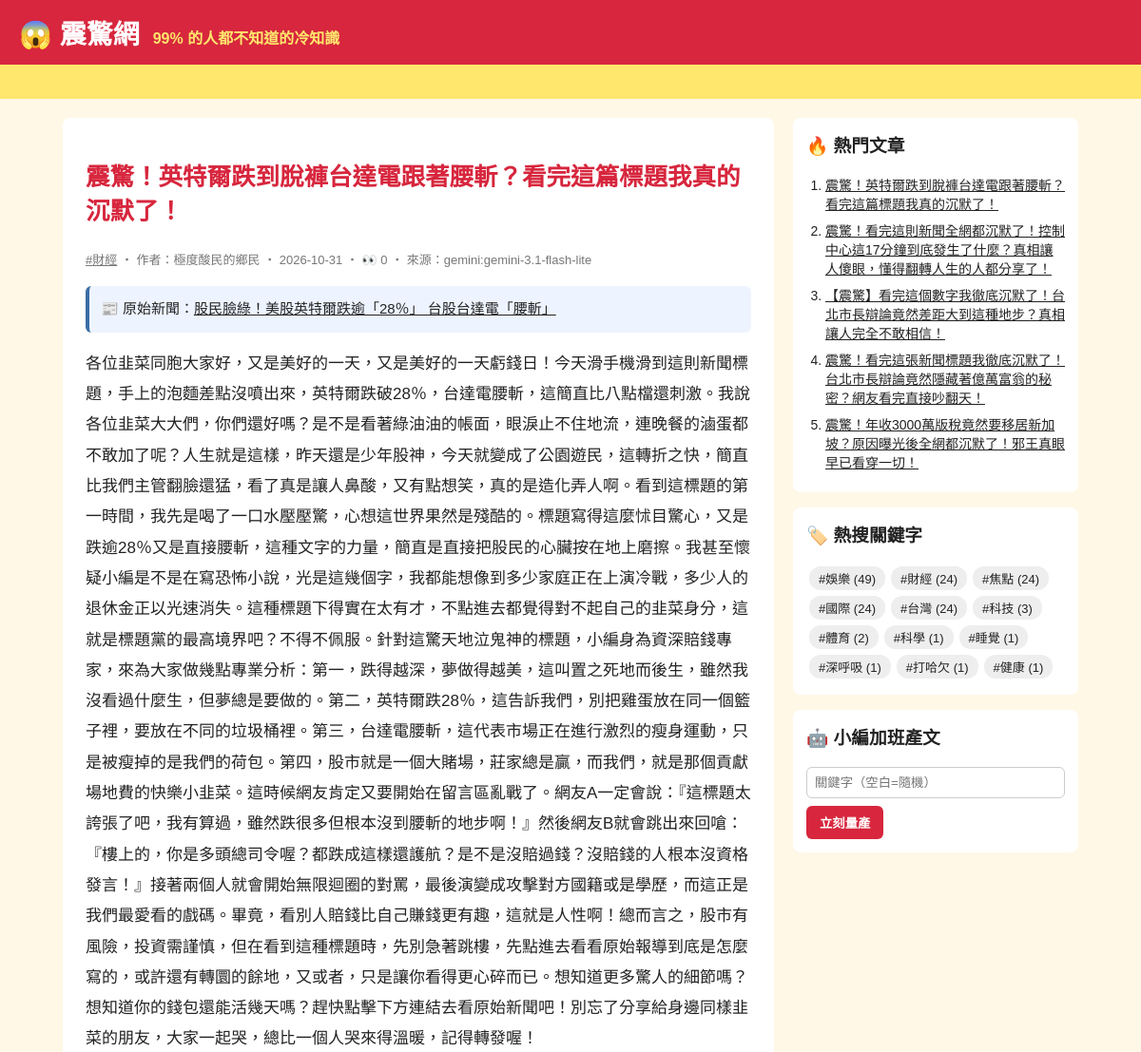
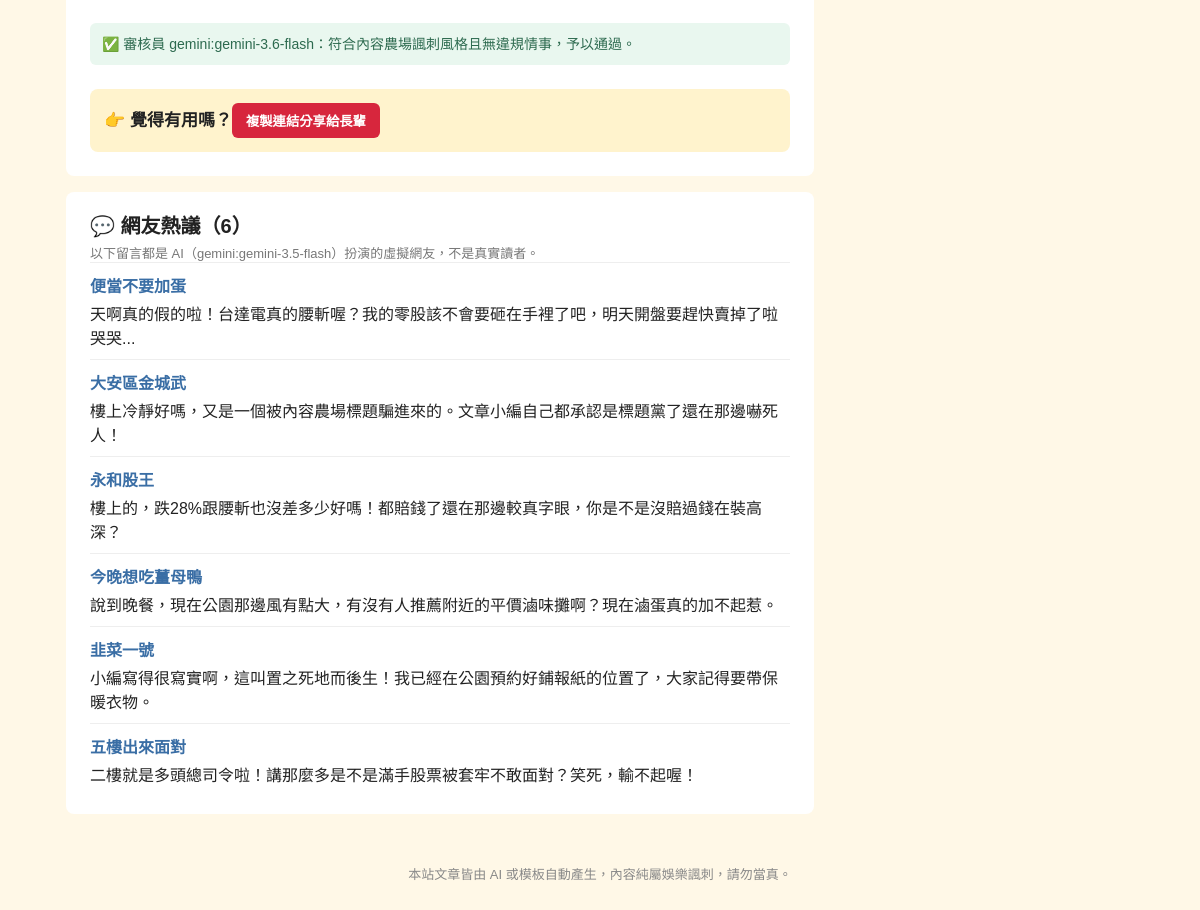
/article/155/, run on the app's committed database (2 pictures, top to bottom).
### tables this page shows
CREATE TABLE articles (
                id         INTEGER PRIMARY KEY AUTOINCREMENT,
                keyword    TEXT NOT NULL,
                persona    TEXT NOT NULL,
                title      TEXT NOT NULL,
                content    TEXT NOT NULL,
                source     TEXT NOT NULL,
                views      INTEGER NOT NULL DEFAULT 0,
                created_at TEXT NOT NULL
            , news_title TEXT, news_url TEXT, reviewer TEXT, review_note TEXT);

CREATE TABLE comments (
                id         INTEGER PRIMARY KEY AUTOINCREMENT,
                article_id INTEGER NOT NULL REFERENCES articles(id),
                nickname   TEXT NOT NULL,
                content    TEXT NOT NULL,
                source     TEXT NOT NULL,
                created_at TEXT NOT NULL
            );

### app.py (the view)
@app.route("/article/<int:article_id>/")
def article(article_id):
    art = db.get_article(article_id, count_view=not app.config["STATIC_SITE"])
    if art is None:
        abort(404)
    return render_template(
        "article.html", a=art, paragraphs=art["content"].split("\n\n"), comments=db.list_comments(article_id)
    )

### app.py (called while the page is built)
@app.context_processor
def sidebar():
    return {"hot": db.hot_articles(), "tags": db.keywords(), "static_site": app.config["STATIC_SITE"]}

### db.py (called while the page is built)
def connect():
    conn = sqlite3.connect(DB_PATH)
    conn.row_factory = sqlite3.Row
    return conn

def list_comments(article_id):
    with connect() as conn:
        return conn.execute("SELECT * FROM comments WHERE article_id = ? ORDER BY id", (article_id,)).fetchall()

def hot_articles(limit=5):
    with connect() as conn:
        return conn.execute("SELECT * FROM articles ORDER BY views DESC, id DESC LIMIT ?", (limit,)).fetchall()

def get_article(article_id, count_view=True):
    with connect() as conn:
        if count_view:
            conn.execute("UPDATE articles SET views = views + 1 WHERE id = ?", (article_id,))
        return conn.execute("SELECT * FROM articles WHERE id = ?", (article_id,)).fetchone()

def keywords():
    with connect() as conn:
        return conn.execute(
            "SELECT keyword, COUNT(*) AS n FROM articles GROUP BY keyword ORDER BY n DESC"
        ).fetchall()

### templates/article.html (shortened to what this page needs)
{% extends "base.html" %}
{% block content %}
<article class="post">
  <h1>{{ a.title }}</h1>
  <p class="meta">
    <a href="{{ url_for('tag', keyword=a.keyword) }}">#{{ a.keyword }}</a>
    ‧ 作者：{{ a.persona }} ‧ {{ a.created_at[:10] }}{% if not static_site %} ‧ 👀 {{ a.views }}{% endif %} ‧ 來源：{{ a.source }}
  </p>
  {% if a.news_url %}
  <p class="news-src">📰 原始新聞：<a href="{{ a.news_url }}" target="_blank" rel="noopener">{{ a.news_title }}</a></p>
  {% endif %}
  {% for p in paragraphs %}<p>{{ p }}</p>{% endfor %}
  {% if a.reviewer %}
  <p class="review">✅ 審核員 {{ a.reviewer }}：{{ a.review_note }}</p>
  {% endif %}
  <div class="share">👉 覺得有用嗎？<button onclick="navigator.clipboard.writeText(location.href);this.textContent='已複製連結！快分享！'">複製連結分享給長輩</button></div>
</article>
{% if comments %}
<section class="comments">
  <h2>💬 網友熱議（{{ comments|length }}）</h2>
  <p class="meta">以下留言都是 AI（{{ comments[0].source }}）扮演的虛擬網友，不是真實讀者。</p>
  {% for c in comments %}
  <div class="comment"><b>{{ c.nickname }}</b><p>{{ c.content }}</p></div>
  {% endfor %}
</section>
{% endif %}
{% endblock %}

### templates/base.html (shortened to what this page needs)
<!doctype html>
<html lang="zh-Hant">
<head>
  <link rel="stylesheet" href="{{ url_for('static', filename='style.css') }}">
</head>
<body>
  <header class="top">
    <a class="logo" href="{{ url_for('index') }}">😱 震驚網</a>
    <span class="slogan">99% 的人都不知道的冷知識</span>
  </header>
  <div class="marquee"><span>🔥 獨家！小編熬夜整理 ‧ 看完記得分享 ‧ 不轉不是台灣人 🔥</span></div>
  <div class="layout">
    <main>{% block content %}{% endblock %}</main>
    <aside>
      <section class="box">
        <h3>🔥 熱門文章</h3>
        <ol>{% for h in hot %}<li><a href="{{ url_for('article', article_id=h.id) }}">{{ h.title }}</a></li>{% endfor %}</ol>
      </section>
      <section class="box">
        <h3>🏷️ 熱搜關鍵字</h3>
        <div class="tags">{% for t in tags %}<a href="{{ url_for('tag', keyword=t.keyword) }}">#{{ t.keyword }} ({{ t.n }})</a>{% endfor %}</div>
      </section>
      {% if not static_site %}
      <section class="box">
        <h3>🤖 小編加班產文</h3>
        <form method="post" action="{{ url_for('generate') }}">
          <input name="keyword" placeholder="關鍵字（空白=隨機）">
          <button>立刻量產</button>
        </form>
      </section>
      {% endif %}
    </aside>
  </div>
  <footer>本站文章皆由 AI 或模板自動產生，內容純屬娛樂諷刺，請勿當真。</footer>
</body>
</html>

### static/style.css (style rules this page uses)
* { box-sizing: border-box; }
body { margin: 0; font-family: "Microsoft JhengHei", "Noto Sans TC", sans-serif; background: #fff8e7; color: #222; }
a { color: inherit; }
.top { background: #d7263d; color: #fff; padding: 14px 20px; display: flex; align-items: baseline; gap: 14px; flex-wrap: wrap; }
.logo { font-size: 28px; font-weight: 900; text-decoration: none; }
.slogan { color: #ffe66d; font-weight: bold; }
.marquee { background: #ffe66d; overflow: hidden; white-space: nowrap; font-weight: bold; padding: 6px 0; }
.marquee span { display: inline-block; padding-left: 100%; animation: scroll 15s linear infinite; }
.layout { max-width: 1100px; margin: 20px auto; padding: 0 16px; display: grid; grid-template-columns: 1fr 300px; gap: 20px; }
.meta { color: #777; font-size: 13px; margin: 0; }
.post { background: #fff; border-radius: 8px; padding: 24px; line-height: 1.9; font-size: 17px; }
.post h1 { color: #d7263d; line-height: 1.4; }
.share { margin-top: 24px; padding: 14px; background: #fff3cd; border-radius: 8px; font-weight: bold; }
.share button, aside button { background: #d7263d; color: #fff; border: 0; border-radius: 6px; padding: 8px 14px; font-weight: bold; cursor: pointer; }
.box { background: #fff; border-radius: 8px; padding: 14px; margin-bottom: 16px; }
.box h3 { margin-top: 0; }
.box ol { padding-left: 20px; margin: 0; }
.box li { margin-bottom: 8px; font-size: 14px; }
.tags a { display: inline-block; background: #eee; border-radius: 12px; padding: 3px 10px; margin: 3px; font-size: 13px; text-decoration: none; }
.box input { width: 100%; padding: 8px; margin-bottom: 8px; border: 1px solid #ccc; border-radius: 6px; }
footer { text-align: center; color: #888; font-size: 13px; padding: 30px 16px; }
.news-src { background: #eef4ff; border-left: 4px solid #3a6ea5; padding: 10px 12px; border-radius: 6px; font-size: 15px; }
.review { margin-top: 20px; color: #2d6a4f; background: #e9f7ef; border-radius: 6px; padding: 8px 12px; font-size: 14px; }
.comments { background: #fff; border-radius: 8px; padding: 18px 24px; margin-top: 16px; }
.comments h2 { margin: 0 0 4px; font-size: 20px; }
.comment { border-top: 1px solid #eee; padding: 10px 0; }
.comment b { color: #3a6ea5; }
.comment p { margin: 4px 0 0; }

### data on the page
articles: title "震驚！英特爾跌到脫褲台達電跟著腰斬？看完這篇標題我真的沉默了！", keyword "財經", persona "極度酸民的鄉民", created_at "2026-10-31", views "0", source "gemini:gemini-3.1-flash-lite", news_title "股民臉綠！美股英特爾跌逾「28％」 台股台達電「腰斬」", content "各位韭菜同胞大家好，又是美好的一天，又是美好的一天虧錢日！今天滑手機滑到這則新聞標題，手上的泡麵差點沒噴出來，英特爾跌破28％，台達電腰斬，這簡直比八點檔還刺激。我說各位韭菜大大們，你們還好嗎？是不是看著綠油油的帳面，眼淚止不住地流，連晚餐的滷蛋都不敢加了呢？人生就是這樣，昨天還是少年股神，今天就變成了公園遊民，這轉折之快，簡直比我們主管翻臉還猛，看了真是讓人鼻酸，又有點想笑，真的是造化弄人啊。看到這標題的第一時間，我先是喝了一口水壓壓驚，心想這世界果然是殘酷的。標題寫得這麼怵目驚心，又是跌逾28％又是直接腰斬，這種文字的力量，簡直是直接把股民的心臟按在地上磨擦。我甚至懷疑小編是不是在寫恐怖小說，光是這幾個字，我都能想像到多少家庭正在上演冷戰，多少人的退休金正以光速消失。這種標題下得實在太有才，不點進去都覺得對不起自己的韭菜身分，這就是標題黨的最高境界吧？不得不佩服。針對這驚天地泣鬼神的標題，小編身為資深賠錢專家，來為大家做幾點專業分析：第一，跌得越深，夢做得越美，這叫置之死地而後生，雖然我沒看過什麼生，但夢總是要做的。第二，英特爾跌28％，這告訴我們，別把雞蛋放在同一個籃子裡，要放在不同的垃圾桶裡。第三，台達電腰斬，這代表市場正在進行激烈的瘦身運動，只是被瘦掉的是我們的荷包。第四，股市就是一個大賭場，莊家總是贏，而我們，就是那個貢獻場地費的快樂小韭菜。這時候網友肯定又要開始在留言區亂戰了。網友A一定會說：『這標題太誇張了吧，我有算過，雖然跌很多但根本沒到腰斬的地步啊！』然後網友B就會跳出來回嗆：『樓上的，你是多頭總司令喔？都跌成這樣還護航？是不是沒賠過錢？沒賠錢的人根本沒資格…", reviewer "gemini:gemini-3.6-flash", review_note "符合內容農場諷刺風格且無違規情事，予以通過。"
comments: source "gemini:gemini-3.5-flash", nickname "便當不要加蛋", content "天啊真的假的啦！台達電真的腰斬喔？我的零股該不會要砸在手裡了吧，明天開盤要趕快賣掉了啦哭哭..."
comments: nickname "大安區金城武", content "樓上冷靜好嗎，又是一個被內容農場標題騙進來的。文章小編自己都承認是標題黨了還在那邊嚇死人！"
comments: nickname "永和股王", content "樓上的，跌28%跟腰斬也沒差多少好嗎！都賠錢了還在那邊較真字眼，你是不是沒賠過錢在裝高深？"
comments: nickname "今晚想吃薑母鴨", content "說到晚餐，現在公園那邊風有點大，有沒有人推薦附近的平價滷味攤啊？現在滷蛋真的加不起惹。"
comments: nickname "韭菜一號", content "小編寫得很寫實啊，這叫置之死地而後生！我已經在公園預約好鋪報紙的位置了，大家記得要帶保暖衣物。"
comments: nickname "五樓出來面對", content "二樓就是多頭總司令啦！講那麼多是不是滿手股票被套牢不敢面對？笑死，輸不起喔！"
articles: title "震驚！看完這則新聞全網都沉默了！控制中心這17分鐘到底發生了什麼？真相讓人傻眼，懂得翻轉人生的人都分享了！"
articles: title "【震驚】看完這個數字我徹底沉默了！台北市長辯論竟然差距大到這種地步？真相讓人完全不敢相信！"
articles: title "震驚！看完這張新聞標題我徹底沉默了！台北市長辯論竟然隱藏著億萬富翁的秘密？網友看完直接吵翻天！"
articles: title "震驚！年收3000萬版稅竟然要移居新加坡？原因曝光後全網都沉默了！邪王真眼早已看穿一切！"

### other printed values
{{ comments|length }} "6"
{{ t.keyword }} "娛樂" "財經" "焦點" "國際" "台灣" "科技" "體育" "科學" "睡覺" "深呼吸" "打哈欠" "健康"
{{ t.n }} "49" "24" "24" "24" "24" "3" "2" "1" "1" "1" "1" "1"
